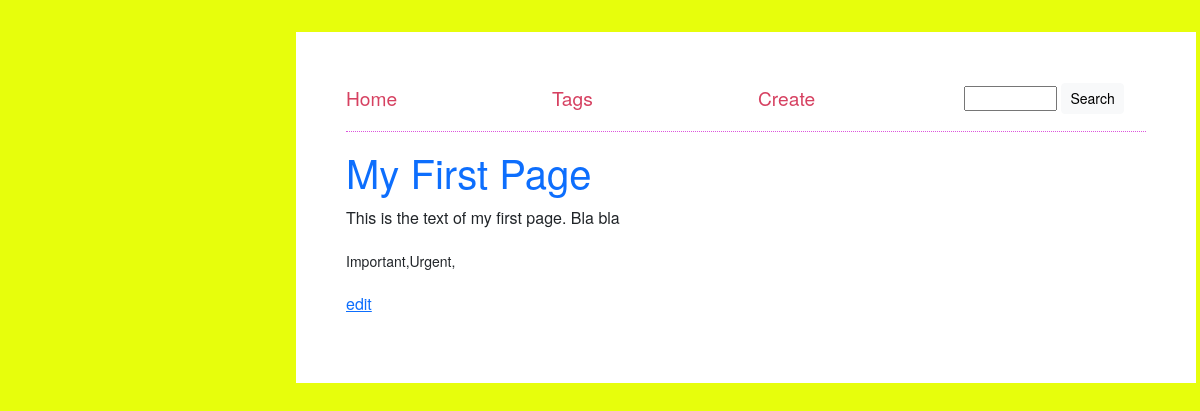
Before: /page/1 with the older database file.
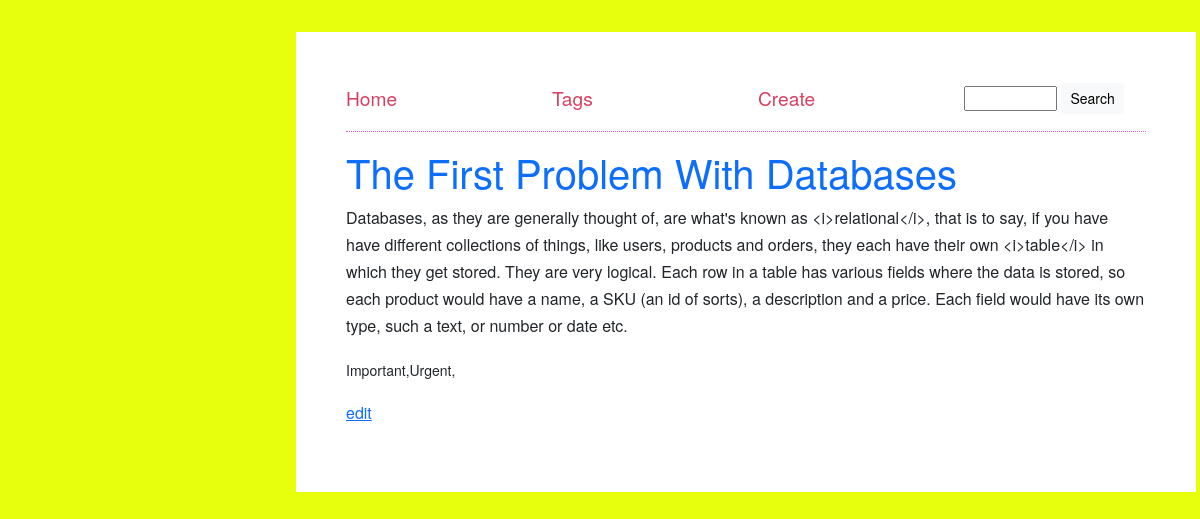
After: the same page with the newer database file.
### tables this page shows
CREATE TABLE pages (
  id INTEGER PRIMARY KEY,
  title TEXT NOT NULL,
  text TEXT,
  price FLOAT,
  views INTEGER DEFAULT 0,
  created_at DATE DEFAULT (datetime('now', 'localtime')),
  score REAL,
  is_published BOOLEAN NOT NULL DEFAULT 0,

  ownerId INTEGER NOT NULL, image BLOB NULL,
  FOREIGN KEY(ownerId) REFERENCES users(id) ON DELETE CASCADE
  
);

### app.py (the view)
@app.route('/page/<int:page_id>')
def show_page(page_id):
    conn = get_connection()
    c = conn.cursor()
    c.execute('''SELECT p.*, u.name AS owner_name, GROUP_CONCAT(t.name) AS tag_names
                 FROM pages p
                 LEFT JOIN users u ON p.ownerId = u.id
                 LEFT JOIN page_tags pt ON p.id = pt.page_id
                 LEFT JOIN tags t ON pt.tag_id = t.id
                 WHERE p.id = ?''', (page_id,))
    page = c.fetchone()
    print("page",page)
    page_dict = dict_factory(c, page)
    page_dict['tag_names'] = page['tag_names'].split(',') if page['tag_names'] else []
    print("page_dict", page_dict)
    if not page:
        return "Page not found", 404
    print("page_dict", page_dict )
    conn.close()
    return render_template('page.html', page=page_dict)

### app.py (called while the page is built)
def get_connection():
    fullpath = SITEPATH +'mydatabase.db'
    print(fullpath)
    conn = sqlite3.connect(fullpath)
    conn.row_factory = sqlite3.Row
    return conn

def dict_factory(cursor, row):
    d = {}
    for idx, col in enumerate(cursor.description):
        d[col[0]] = row[idx]
    return d

### templates/page.html (shortened to what this page needs)
{% extends 'base.html' %}
{% block content %}
    <h1><a href="/page/{{page.id}}">{{ page.title }}</a></h1>
    <p>
        {{ page.text }}
        <br>
        <p>
        <small>{%for tag in page.tag_names%}{{tag}},{%endfor%}</small>
        </p>
        <p>
        <a href="/page/edit/{{page.id}}">edit</a>
        </p>
    </p>
{% endblock %}

### templates/base.html (shortened to what this page needs)
<!DOCTYPE html>
<html lang="en">
<head>
    <link rel="stylesheet" type="text/css" href="/static/bootstrap/css/bootstrap.min.css">
    <link rel="stylesheet" type="text/css" href="/static/style.css">
</head>
<body>
<div id="page_wrapper">
    <nav>
    <div class="row align-items-center">
        <div class="col">
            <a href="{{ url_for('index') }}">Home</a>
        </div>
        <div class="col">
            <a href="{{ url_for('tags') }}">Tags</a>
        </div>
        <div class="col">
            <a href="{{ url_for('create') }}">Create</a>
        </div>
        <div class="col">
            <form method="GET" action="/search/">
                <input type="text" id="query" name="query" class="search_input" size="12">
                <button type="submit" class="btn btn-light btn-sm">Search</button>
              </form>
        </div>
      </div>
    </nav>
    <div class="content">
        {% block content %} {% endblock %}
    </div>
</div>
</body>
</html>

### static/style.css (style rules this page uses)
body { font-family: "HelveticaNeue-Light", "Helvetica Neue Light", "Helvetica Neue", Helvetica, Arial, "Lucida Grande", sans-serif; font-weight: 300; margin:80px; background-color: #E7FE0C; margin:2rem max(2rem,50% - 19rem); line-height:1.7; }
#page_wrapper { min-width: 900px; padding:50px; background-color: white; width:90%; }
nav { padding-bottom: 1em; border-bottom:1px dotted #d5d; margin-bottom:1em; }
nav a { color: #d64161; font-size: 1.2em; text-decoration: none; }
h1 a, h2 a { text-decoration: none; }
input { padding:5px; }
.search_input { padding:1px; font-size: 0.7em; text-size: .8em; }

Changed rows visible on the page:
changed pages: title "My First Page" → "The First Problem With Databases"; text "This is the text of my first page. Bla bla" → "Databases, as they are generally thought of, are what's known as <i>relational</i>, that is to say, if you have have different collections of things, like users, products and orders, they each have their own <i>table</i> in which they get stored. They are very logical. Each row in a table has various fields where the data is stored, so each product would have a name, a SKU (an id of sorts), a description and a price. Each field would have its own type, such a text, or number or date etc."
